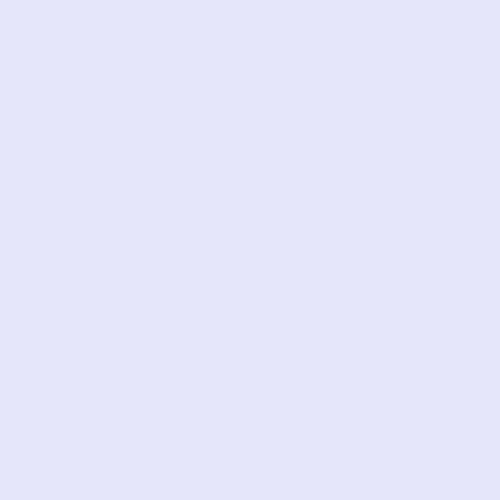
Frame 1 (no input)
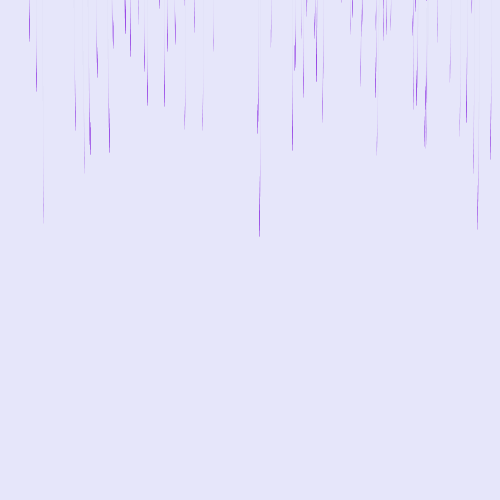
Frame 60 (the mouse pressed at the canvas centre just before this capture)
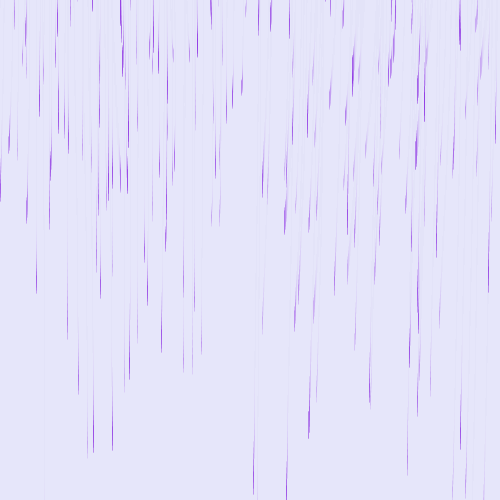
Frame 120 (the mouse held since frame 60 and released just before this capture)

The Processing sketch that drew these frames (run headless with seeded random() and noise(); from frame 60 on, the mouse is pressed at the canvas centre):

// Processing sketch: PurpleRain
// ── PurpleRain.pde
void setup() {
  size(500,500);
  //fullScreen();
  //size(d, 1000);
  background(230,230,250);
}
void draw() {
  fill(230, 230, 250, 50);
  noStroke();
  rect(0, 0, width, height);
  for (int i=0; i<map(width,0,500,0,2); i++)drops.add(new Drop(random(0, width), -100));
  for (Drop d : drops)d.update();
  removeExtras();
}
void removeExtras() {
  for (Drop d : drops)if (d.posy>height) {
    drops.remove(d);
    removeExtras();
    return;
  }
}
ArrayList<Drop>drops=new ArrayList<Drop>();
class Drop {
  float posx, posy;
  float vely;
  float velx;
  float len;
  float z;
  float thick;
  Drop(float posx, float posy) {
    len=random(20, 30);
    z=random(0.5, 1);
    thick=map(len, 20, 50, 0, 2);
    thick*=z;
    len*=z;
    this.posx=posx;
    this.posy=posy;
    this.vely=random(2, 8);
    vely*=z;
    velx=0;
  }
  void update() {
    //vely=map(;
    velx+=map(noise(frameCount*0.01, posx*0.01,posy*0.01),0,1,-1,1)*z*0.01;
    posx+=velx;
    posy+=vely;
    stroke(138, 43, 226);
    strokeWeight(thick);
    line(posx, posy, posx, posy+len);
  }
}
